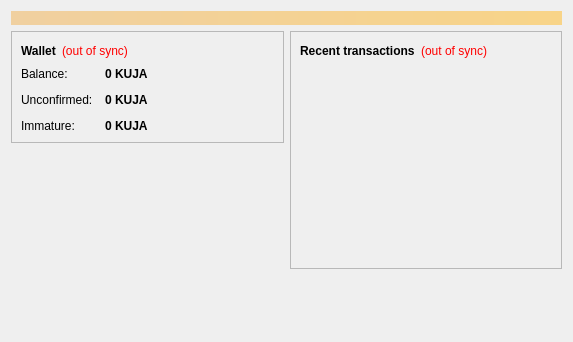
<?xml version="1.0" encoding="UTF-8"?>
<ui version="4.0">
 <class>OverviewPage</class>
 <widget class="QWidget" name="OverviewPage">
  <property name="geometry">
   <rect>
    <x>0</x>
    <y>0</y>
    <width>573</width>
    <height>342</height>
   </rect>
  </property>
  <property name="windowTitle">
   <string>Form</string>
  </property>
  <layout class="QVBoxLayout" name="topLayout">
   <item>
    <widget class="QLabel" name="labelAlerts">
     <property name="visible">
      <bool>false</bool>
     </property>
     <property name="styleSheet">
      <string notr="true">background-color: qlineargradient(x1: 0, y1: 0, x2: 1, y2: 0, stop:0 #F0D0A0, stop:1 #F8D488); color:#000000;</string>
     </property>
     <property name="wordWrap">
      <bool>true</bool>
     </property>
     <property name="margin">
      <number>3</number>
     </property>
    </widget>
   </item>
   <item>
    <layout class="QHBoxLayout" name="horizontalLayout" stretch="1,1">
     <item>
      <layout class="QVBoxLayout" name="verticalLayout_2">
       <item>
        <widget class="QFrame" name="frame">
         <property name="frameShape">
          <enum>QFrame::StyledPanel</enum>
         </property>
         <property name="frameShadow">
          <enum>QFrame::Raised</enum>
         </property>
         <layout class="QVBoxLayout" name="verticalLayout_4">
          <item>
           <layout class="QHBoxLayout" name="horizontalLayout_4">
            <item>
             <widget class="QLabel" name="label_5">
              <property name="font">
               <font>
                <weight>75</weight>
                <bold>true</bold>
               </font>
              </property>
              <property name="text">
               <string>Wallet</string>
              </property>
             </widget>
            </item>
            <item>
             <widget class="QLabel" name="labelWalletStatus">
              <property name="toolTip">
               <string>The displayed information may be out of date. Your wallet automatically synchronizes with the Kuja network after a connection is established, but this process has not completed yet.</string>
              </property>
              <property name="styleSheet">
               <string notr="true">QLabel { color: red; }</string>
              </property>
              <property name="text">
               <string notr="true">(out of sync)</string>
              </property>
              <property name="alignment">
               <set>Qt::AlignLeading|Qt::AlignLeft|Qt::AlignVCenter</set>
              </property>
             </widget>
            </item>
            <item>
             <spacer name="horizontalSpacer_2">
              <property name="orientation">
               <enum>Qt::Horizontal</enum>
              </property>
              <property name="sizeHint" stdset="0">
               <size>
                <width>40</width>
                <height>20</height>
               </size>
              </property>
             </spacer>
            </item>
           </layout>
          </item>
          <item>
           <layout class="QFormLayout" name="formLayout_2">
            <property name="fieldGrowthPolicy">
             <enum>QFormLayout::AllNonFixedFieldsGrow</enum>
            </property>
            <property name="horizontalSpacing">
             <number>12</number>
            </property>
            <property name="verticalSpacing">
             <number>12</number>
            </property>
            <item row="0" column="0">
             <widget class="QLabel" name="label">
              <property name="text">
               <string>Balance:</string>
              </property>
             </widget>
            </item>
            <item row="0" column="1">
             <widget class="QLabel" name="labelBalance">
              <property name="font">
               <font>
                <weight>75</weight>
                <bold>true</bold>
               </font>
              </property>
              <property name="cursor">
               <cursorShape>IBeamCursor</cursorShape>
              </property>
              <property name="toolTip">
               <string>Your current balance</string>
              </property>
              <property name="text">
               <string notr="true">0 KUJA</string>
              </property>
              <property name="textInteractionFlags">
               <set>Qt::LinksAccessibleByMouse|Qt::TextSelectableByKeyboard|Qt::TextSelectableByMouse</set>
              </property>
             </widget>
            </item>
            <item row="1" column="0">
             <widget class="QLabel" name="label_3">
              <property name="text">
               <string>Unconfirmed:</string>
              </property>
             </widget>
            </item>
            <item row="1" column="1">
             <widget class="QLabel" name="labelUnconfirmed">
              <property name="font">
               <font>
                <weight>75</weight>
                <bold>true</bold>
               </font>
              </property>
              <property name="cursor">
               <cursorShape>IBeamCursor</cursorShape>
              </property>
              <property name="toolTip">
               <string>Total of transactions that have yet to be confirmed, and do not yet count toward the current balance</string>
              </property>
              <property name="text">
               <string notr="true">0 KUJA</string>
              </property>
              <property name="textInteractionFlags">
               <set>Qt::LinksAccessibleByMouse|Qt::TextSelectableByKeyboard|Qt::TextSelectableByMouse</set>
              </property>
             </widget>
            </item>
            <item row="2" column="0">
             <widget class="QLabel" name="labelImmatureText">
              <property name="text">
               <string>Immature:</string>
              </property>
             </widget>
            </item>
            <item row="2" column="1">
             <widget class="QLabel" name="labelImmature">
              <property name="font">
               <font>
                <weight>75</weight>
                <bold>true</bold>
               </font>
              </property>
              <property name="toolTip">
               <string>Mined balance that has not yet matured</string>
              </property>
              <property name="text">
               <string notr="true">0 KUJA</string>
              </property>
              <property name="textInteractionFlags">
               <set>Qt::LinksAccessibleByMouse|Qt::TextSelectableByKeyboard|Qt::TextSelectableByMouse</set>
              </property>
             </widget>
            </item>
           </layout>
          </item>
         </layout>
        </widget>
       </item>
       <item>
        <spacer name="verticalSpacer">
         <property name="orientation">
          <enum>Qt::Vertical</enum>
         </property>
         <property name="sizeHint" stdset="0">
          <size>
           <width>20</width>
           <height>40</height>
          </size>
         </property>
        </spacer>
       </item>
      </layout>
     </item>
     <item>
      <layout class="QVBoxLayout" name="verticalLayout_3">
       <item>
        <widget class="QFrame" name="frame_2">
         <property name="frameShape">
          <enum>QFrame::StyledPanel</enum>
         </property>
         <property name="frameShadow">
          <enum>QFrame::Raised</enum>
         </property>
         <layout class="QVBoxLayout" name="verticalLayout">
          <item>
           <layout class="QHBoxLayout" name="horizontalLayout_2">
            <item>
             <widget class="QLabel" name="label_4">
              <property name="text">
               <string>&lt;b&gt;Recent transactions&lt;/b&gt;</string>
              </property>
             </widget>
            </item>
            <item>
             <widget class="QLabel" name="labelTransactionsStatus">
              <property name="toolTip">
               <string>The displayed information may be out of date. Your wallet automatically synchronizes with the Kuja network after a connection is established, but this process has not completed yet.</string>
              </property>
              <property name="styleSheet">
               <string notr="true">QLabel { color: red; }</string>
              </property>
              <property name="text">
               <string notr="true">(out of sync)</string>
              </property>
              <property name="alignment">
               <set>Qt::AlignRight|Qt::AlignTrailing|Qt::AlignVCenter</set>
              </property>
             </widget>
            </item>
            <item>
             <spacer name="horizontalSpacer">
              <property name="orientation">
               <enum>Qt::Horizontal</enum>
              </property>
              <property name="sizeHint" stdset="0">
               <size>
                <width>40</width>
                <height>20</height>
               </size>
              </property>
             </spacer>
            </item>
           </layout>
          </item>
          <item>
           <widget class="QListView" name="listTransactions">
            <property name="styleSheet">
             <string notr="true">QListView { background: transparent; }</string>
            </property>
            <property name="frameShape">
             <enum>QFrame::NoFrame</enum>
            </property>
            <property name="verticalScrollBarPolicy">
             <enum>Qt::ScrollBarAlwaysOff</enum>
            </property>
            <property name="horizontalScrollBarPolicy">
             <enum>Qt::ScrollBarAlwaysOff</enum>
            </property>
            <property name="selectionMode">
             <enum>QAbstractItemView::NoSelection</enum>
            </property>
           </widget>
          </item>
         </layout>
        </widget>
       </item>
       <item>
        <spacer name="verticalSpacer_2">
         <property name="orientation">
          <enum>Qt::Vertical</enum>
         </property>
         <property name="sizeHint" stdset="0">
          <size>
           <width>20</width>
           <height>40</height>
          </size>
         </property>
        </spacer>
       </item>
      </layout>
     </item>
    </layout>
   </item>
  </layout>
 </widget>
 <resources/>
 <connections/>
</ui>
